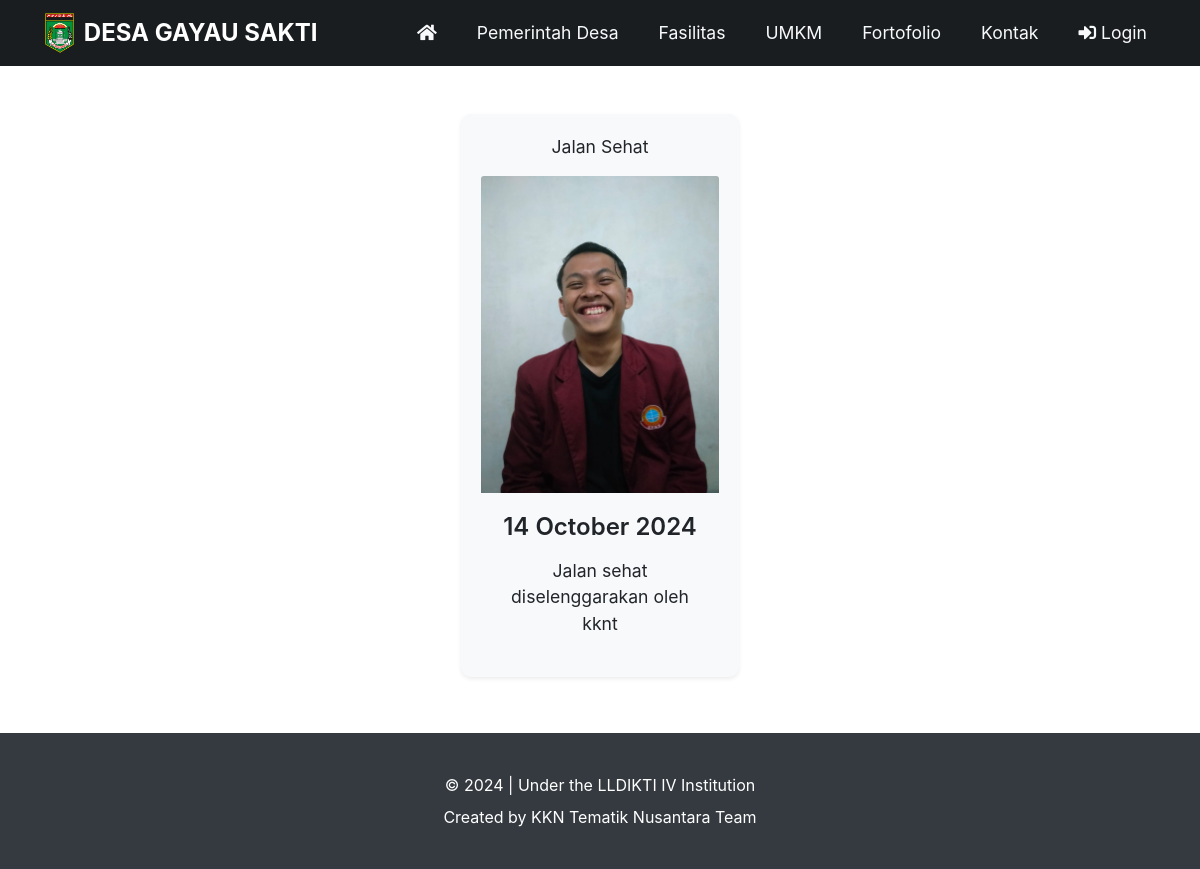
Screenshot of /KKN/sistem_kegiatan.php with the database file from the repository.
### tables this page shows
CREATE TABLE `data_kegiatan` (
  `nama_kegiatan` text NOT NULL,
  `tanggal_kegiatan` date NOT NULL,
  `isi` text NOT NULL,
  `foto` varchar(100) NOT NULL
);

### KKN/sistem_kegiatan.php (the view, shortened to what this page needs)
<!DOCTYPE html>
<html lang="en">
<head>
    <link rel="stylesheet" href="https://stackpath.bootstrapcdn.com/bootstrap/4.1.3/css/bootstrap.min.css">
    <link rel="stylesheet" href="https://cdnjs.cloudflare.com/ajax/libs/font-awesome/6.0.0-beta3/css/all.min.css">
    <link rel="stylesheet" href="https://cdnjs.cloudflare.com/ajax/libs/font-awesome/5.15.3/css/all.min.css">
</head>
<body>
    <nav class="navbar navbar-expand-lg navbar-dark bg-dark">
        <div class="container">
            <a href="index.php" class="navbar-brand">
                <img src="images/lampungtengah.png" alt="Logo">
                DESA GAYAU SAKTI
            </a>
            <div class="collapse navbar-collapse" id="navbarNav">
                <ul class="navbar-nav ml-auto">
                    <li class="nav-item">
                        <a href="index.php" class="nav-link text-light">
                            <i class="fas fa-home"></i>
                        </a>
                    </li>
                    <li class="nav-item ml-4">
                        <a href="pemerintah_desa.php" class="nav-link text-light">Pemerintah Desa</a>
                    </li>
                    <li class="nav-item ml-4">
                        <a href="fasilitas.php" class="nav-link text-light">Fasilitas</a>
                    </li>
                    <li class="nav-item ml-4">
                        <a href="data_umkm.php" class="nav-link text-light">UMKM</a>
                    </li>
                    <li class="nav-item ml-4">
                        <a href="fortofolio.php" class="nav-link text-light">Fortofolio</a>
                    </li>
                    <li class="nav-item ml-4">
                        <a href="kontak.php" class="nav-link text-light">Kontak</a>
                    </li>
                    <li class="nav-item ml-4">
                        <a href="login.php" class="nav-link text-light">
                            <i class="fas fa-sign-in-alt"></i> Login
                        </a>
                    </li>
                </ul>
            </div>
        </div>
    </nav>
<br><br>
    <?php
include 'koneksi.php';
$query = "SELECT * FROM data_kegiatan";
$result = mysqli_query($con, $query);
if (mysqli_num_rows($result) > 0) {
    echo '<div class="row d-flex justify-content-center">';
    while ($row = mysqli_fetch_assoc($result)) {
        $nama_kegiatan = $row['nama_kegiatan'];
        $tanggal_kegiatan = $row['tanggal_kegiatan'];
        $isi = $row['isi'];
        $foto = $row['foto'];
$tanggalFormat = DateTime::createFromFormat('Y-m-d', $tanggal_kegiatan);
$tanggal_dengan_nama_bulan = $tanggalFormat->format('d F Y');
        echo '
        <div class="col-md-3 mb-4">
            <div class="card text-center shadow-sm">
            <p class="card-text">' . $nama_kegiatan . '</p>
                <img src="kegiatan/' . $foto . '" class="card-img-top" alt="' . $nama_kegiatan . '">
                <div class="card-body">
                    <h5 class="card-title">' . $tanggal_dengan_nama_bulan . '</h5>
                    <p class="card-text">' . $isi . '</p>
                </div>
            </div>
        </div>';
    }
    echo '</div>';
} else {
    echo '<p>Tidak ada data perangkat desa yang tersedia.</p>';
}
?>
  <footer>
    <p>&copy; 2024 | Under the LLDIKTI IV Institution</p>
    <p>Created by KKN Tematik Nusantara Team</p>
</footer>
</body>
</html>

### KKN/sistem_kegiatan.php (style rules this page uses)
.navbar::before { content: ""; position: absolute; top: 0; left: 0; right: 0; bottom: 0; background: rgba(0, 0, 0, 0.5); z-index: 1; }
.navbar-brand, .nav-link { position: relative; z-index: 2; }
.navbar-brand img { height: 40px; margin-right: 10px; }
.navbar-brand { font-size: 1.5rem; font-weight: bold; display: flex; align-items: center; }
.nav-link { font-size: 1.1rem; padding: 0.5rem 1.5rem; transition: background-color 0.3s ease; }
.card { border: none; border-radius: 10px; box-shadow: 0 2px 10px rgba(0, 0, 0, 0.1); margin-bottom: 2rem; background-color: #f8f9fa; padding: 20px; }
.card-title { font-size: 1.5rem; font-weight: 600; margin-bottom: 1rem; }
.card-text { font-size: 1.1rem; line-height: 1.5; }
footer { background-color: #343a40; color: white; text-align: center; padding: 2rem 0; }
footer p { margin: 0.5rem 0; }

### rows the page displays
data_kegiatan: nama_kegiatan "Jalan Sehat", foto (picture), tanggal_kegiatan "14 October 2024", isi "Jalan sehat diselenggarakan oleh kknt"
